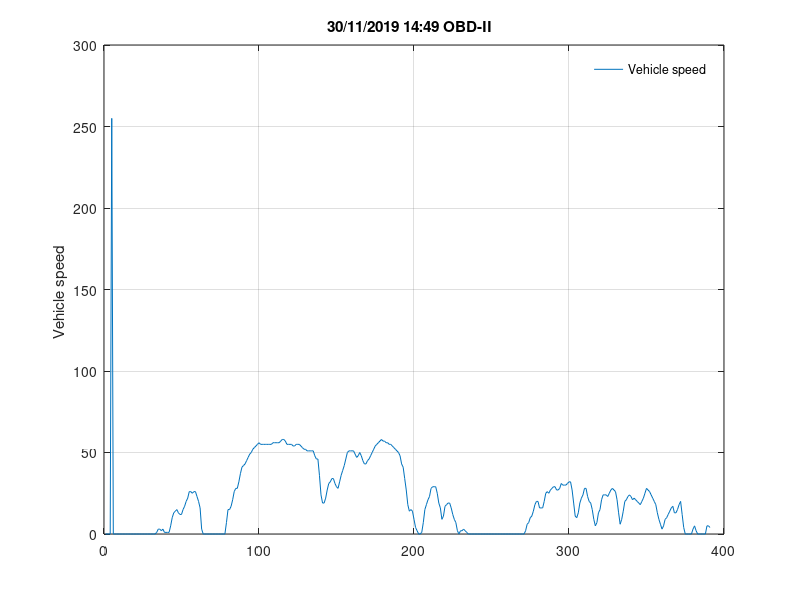

Recreate this plot in MATLAB.
time = [0  0  0  0  255  0  0  0  0  0  0  0  0  0  0  0  0  0  0  0  0  0  0  0  0  0  0  0  0  0  0  0  0  1  3  3  2  3  1  1  1  1  5  10  13  14  15  13  12  12  15  17  20  22  26  26  25  26  26  23  20  16  3  0  0  0  0  0  0  0  0  0  0  0  0  0  0  0  7  15  15  17  21  26  28  28  32  37  41  42  43  45  47  49  50  52  53  54  55  56  55  55  55  55  55  55  55  55  56  56  56  56  56  57  58  58  57  55  55  55  55  54  54  55  55  55  54  53  52  52  51  51  51  51  51  48  46  46  36  24  19  19  22  27  31  32  34  34  31  29  28  32  36  39  42  46  50  51  51  51  51  49  47  48  50  48  45  43  43  45  46  48  50  52  54  55  56  57  58  57  57  56  56  55  55  54  53  52  51  50  48  43  41  34  27  18  14  15  14  9  4  2  0  0  1  7  15  18  21  23  28  29  29  29  25  19  16  9  11  17  18  19  19  16  12  9  7  2  0  2  2  3  2  1  0  0  0  0  0  0  0  0  0  0  0  0  0  0  0  0  0  0  0  0  0  0  0  0  0  0  0  0  0  0  0  0  0  0  0  0  0  2  6  7  10  11  14  18  20  20  16  16  16  20  25  26  25  27  28  29  29  27  27  28  31  30  30  30  31  32  32  27  19  11  10  13  19  22  24  28  28  23  20  19  15  9  5  7  13  15  21  24  24  24  23  25  27  28  27  26  21  13  6  9  14  20  21  23  24  23  21  22  21  20  19  18  20  22  25  28  27  26  24  22  20  18  13  9  6  3  5  9  10  12  14  16  17  13  13  15  18  20  12  4  0  0  0  0  0  3  5  2  0  0  0  0  0  0  5  5  4   ];
plot(time);
title(['30/11/2019 14:49 OBD-II  '])
ylabel('Vehicle speed ')
grid
legend('Vehicle speed')
legend boxoff
